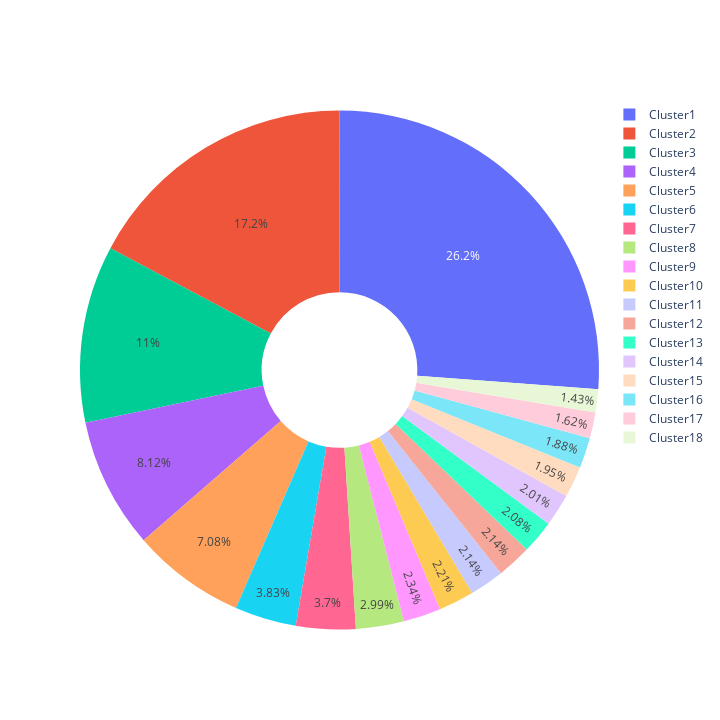

Source (notebook cell):
### Code cell
# Plot the created clusters in pie chart

plot_clusters(uniques_comm)

### Figure 1 — Plotly figure (JSON) as saved in the notebook; plotly's stock layout.template omitted (floating-point values rounded to 4 significant figures)
{"data": [{"hole": 0.3, "labels": ["Cluster1", "Cluster2", "Cluster3", "Cluster4", "Cluster5", "Cluster6", "Cluster7", "Cluster8", "Cluster9", "Cluster10", "Cluster11", "Cluster12", "Cluster13", "Cluster14", "Cluster15", "Cluster16", "Cluster17", "Cluster18"], "type": "pie", "values": [25.82, 16.98, 10.89, 8.008, 6.983, 3.78, 3.652, 2.947, 2.306, 2.178, 2.114, 2.114, 2.05, 1.986, 1.922, 1.858, 1.602, 1.409, 1.409]}], "layout": {"height": 720, "width": 720}}
